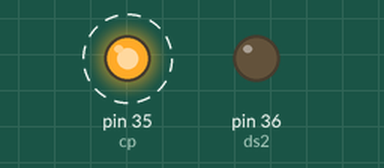
This sketch was run on a simulated Arduino Mega 2560, built with avr-gcc and run on an emulated ATmega2560. Parts: output pins drawn as LEDs (lit = HIGH). Dashed ring = blinking. Pins used as bus, display or sensor lines are not drawn.

Above: at 0.4 s.
At 8.36 s:
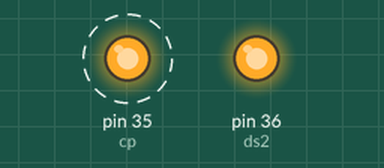
Timing chart, 0 to 10.7 s (numbered marks = the images above):
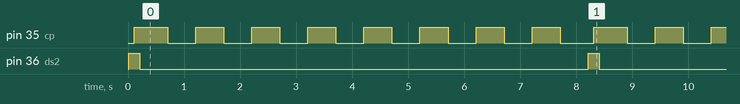

Measured:
- by itself, pin 35 (cp): alternates HIGH for 0.50 s and LOW for 0.50 s
- by itself, pin 36 (ds2): alternates HIGH for 0.20 s and LOW for 8.0 s
- by itself, everything shown: repeats every 8.2 s, in 19 steps

The sketch:

shift_register.ino
```cpp
int cp = 35;
int ds2 = 36;
int rstn = 37;

void setup() {
  pinMode(cp,OUTPUT);
  pinMode(ds2,OUTPUT);
  pinMode(rstn,OUTPUT);
  digitalWrite(rstn,LOW);
  delay(10);
  digitalWrite(rstn,HIGH);
}

void loop() {
  digitalWrite(cp,LOW);
  digitalWrite(ds2,HIGH);
  delay(100);
  digitalWrite(cp,HIGH);
  delay(100);
  digitalWrite(ds2,LOW);
  for(int i=0; i<8; i++){
    delay(500);
    digitalWrite(cp,LOW);
    delay(500);
    digitalWrite(cp,HIGH);
  }
}
```
